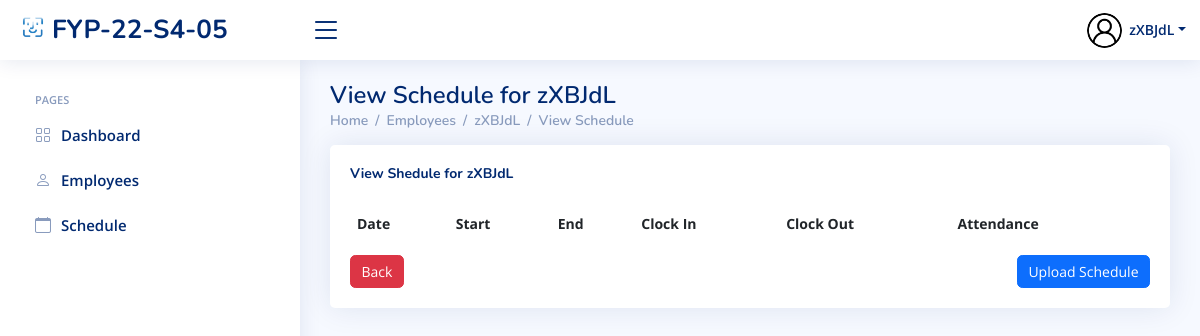
Page /HR/Employee/Schedule/28/ (signed in) on the earlier database version.
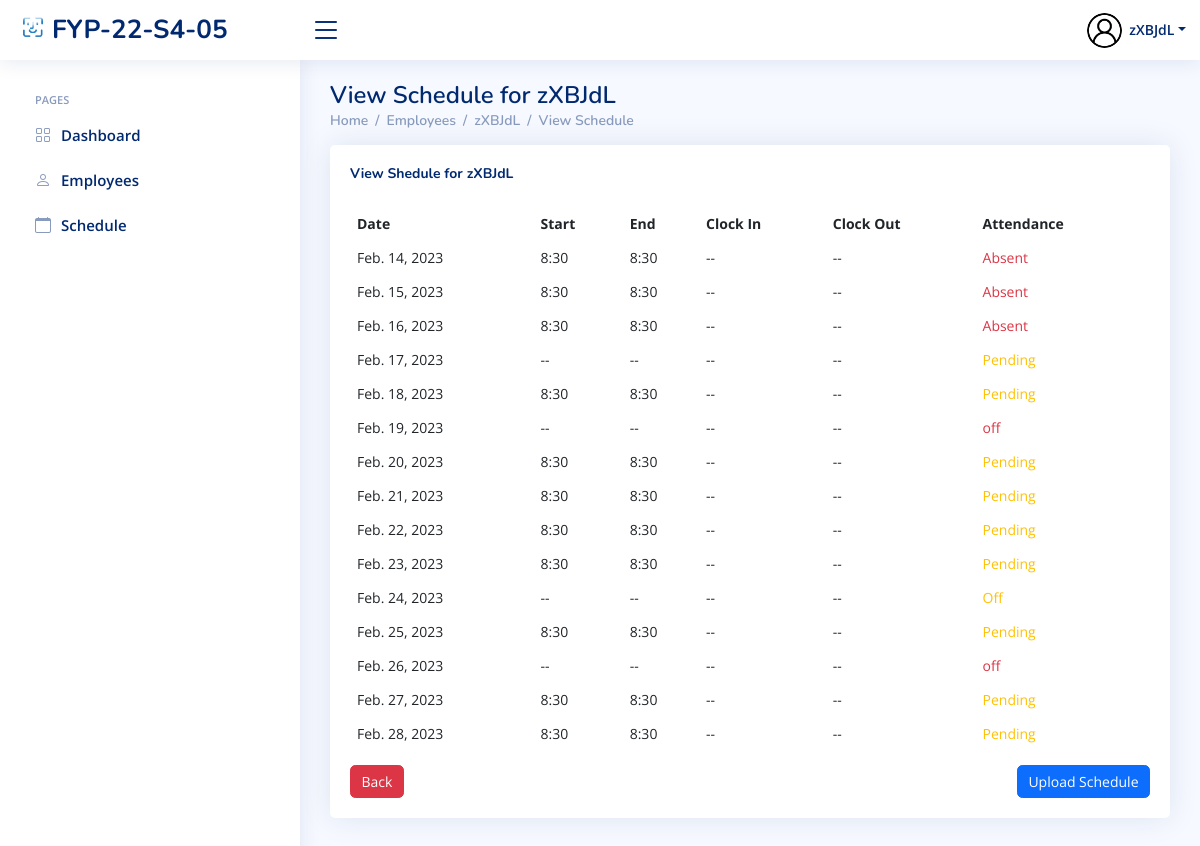
Same page on the later database version.
### index/models.py (models this page shows, shortened)
class Employee(models.Model):
	Employee_ID = models.IntegerField(primary_key=True)
	Full_Name = models.CharField(max_length=100)
	Job_Title = models.CharField(max_length=100)
	Phone_Number = models.CharField(max_length=100)
	salt = models.CharField(max_length=50, null=True)
	Email_Address = models.EmailField()
	Role = models.ForeignKey(Role, on_delete=models.CASCADE)
	Profile_Image = models.ImageField(null=True,blank=True, upload_to='profile_pics/')
	Password = models.CharField(max_length=256)
	Start_Date = models.DateField(auto_now_add=True)

class WorkSchedule(models.Model):
	WorkSchedule_id = models.BigAutoField(primary_key=True)
	Employee = models.ForeignKey(Employee,on_delete=models.CASCADE)
	InTime = models.TimeField(max_length=256, null=True, blank=True)
	OutTime = models.TimeField(max_length=256, null=True, blank=True)
	Mark = models.CharField(max_length=256,null=True)
	StartDate = models.DateField()
	StartTime = models.TimeField(null=True)
	EndTime = models.TimeField(null=True)
	class Meta:
		db_table = 'WorkSchedule'

### index/views/HR.py (the view)
# urls.py: path('HR/Employee/Schedule/<int:Editempid>/', HR.Employee_View_Schedule, name='EmployeeSchedule'),
def Employee_View_Schedule(request, Editempid):
    if 'Employee_ID' in request.session:
        Title = 'Employee Attendance Page'
        currentEmployee = Employee.objects.get(Employee_ID=request.session['Employee_ID'])
        Emp = Employee.objects.get(Employee_ID=Editempid)
        Emp_Atten = WorkSchedule.objects.filter(Employee_id=Editempid).order_by('StartDate')[:60]
        context = {
            'Employee_ID': currentEmployee.Employee_ID,
            'Job_Title': currentEmployee.Job_Title,
            'PFP': currentEmployee.Profile_Image.url,
            'Full_Name': currentEmployee.Full_Name,
            "Emp_id": Emp.Employee_ID,
            'Name': Emp.Full_Name,
            'AttenData': Emp_Atten,
            'title': Title,
        }
        return render(request, 'HR/employees-view-schedule.html', context)

### templates/HR/employees-view-schedule.html (shortened to what this page needs)
{% extends "index/base.html" %}
{% load static %}
{% block content %}
{% include 'HR/HR_base.html'%}
  <main id="main" class="main">
    <div class="pagetitle">
      <h1>View Schedule for {{ Name }}</h1>
      <nav>
        <ol class="breadcrumb">
          <li class="breadcrumb-item"><a href="{% url 'HR_home' %}">Home</a></li>
          <li class="breadcrumb-item "><a href="{% url 'EmployeesPage' %}">Employees</a></li>
          <li class="breadcrumb-item"><a href="{% url 'EmployeesProfile' Emp_id %}">{{ Name }}</a></li>
            <li class="breadcrumb-item active"><a href="{% url 'EmployeeSchedule' Emp_id %}">View Schedule</a></li>
        </ol>
      </nav>
    </div>
    <section class="section">
      <div class="row">
        <div class="col-lg-12">
          <div class="card recent-sales overflow-auto">
            <div class="card-body">
              <div class="col-lg-12 align-items-center justify-content-center card-title">
                <h5 class="float-start"><b>View Shedule for {{ Name }}</b></h5>
                <br>
              </div>
              <table class="table table-borderless  table-hover  datatable">
                <thead>
                  <tr>
                    <th scope="col">Date</th>
                    <th scope="col">Start</th>
                    <th scope="col">End</th>
                    <th scope="col">Clock In</th>
                    <th scope="col">Clock Out</th>
                    <th scope="col">Attendance</th>
                  </tr>
                </thead>
                <tbody id="bodyitem">
                  {% for Atten in AttenData %}
                       <tr onclick="document.location ='{% url 'EmployeeStatus' Emp_id Atten.WorkSchedule_id %}'">
                    <td>{{ Atten.StartDate }}</td>
                    {% if Atten.StartTime is None %}
                    <td >--</td>
                    {% else %}
                    <td>{{ Atten.StartTime|date:"G:i" }}</td>
                    {% endif %}
                    {% if Atten.EndTime is None %}
                    <td>--</td>
                    {% else %}
                    <td>{{ Atten.StartTime|date:"G:i" }}</td>
                    {% endif %}
                    {% if Atten.InTime is None %}
                      <td>--</td>
                    {% endif %}
                    {% if Atten.OutTime is None %}
                      <td >--</td>
                    {% endif %}
                    {% if Atten.Mark in 'Present' %}
                      <td class="text-success">{{ Atten.Mark }}</td>
                      {% elif Atten.Mark in 'Late' %}
                      <td class="text-danger">{{ Atten.Mark }}</td>
                      {% elif Atten.Mark in 'Leave early' %}
                      <td class="text-danger">{{ Atten.Mark }}</td>
                      {% elif Atten.Mark in 'Pending' %}
                      <td class="text-warning">{{ Atten.Mark }}</td>
                      {% elif Atten.Mark in 'Off' %}
                      <td class="text-warning">{{ Atten.Mark }}</td>
                      {% elif Atten.Mark in 'MC' %}
                      <td class="text-warning">{{ Atten.Mark}}</td>
                      {% else %}
                      <td class="text-danger">{{ Atten.Mark }}</td>
                      {% endif %}
                  </tr>
                  {% endfor %}
                </tbody>
              </table>
              <a href="{% url 'EmployeesProfile' Emp_id %}" class="btn btn-danger">Back</a>
                <a href="{% url 'UpdateEmpSchedule' Emp_id %}" class="btn btn-primary float-end">Upload Schedule</a>
            </div>
          </div>
        </div>
      </div>
    </section>
  </main>
{% endblock content %}

### templates/index/base.html (shortened to what this page needs)
{% load static %}
<!DOCTYPE html>
<html lang="en">
<head>
  <link href="{% static 'assets/vendor/bootstrap/css/bootstrap.min.css' %}" rel="stylesheet">
  <link href="{% static 'assets/vendor/bootstrap-icons/bootstrap-icons.css' %}" rel="stylesheet">
  <link href="{% static 'assets/vendor/boxicons/css/boxicons.min.css' %}" rel="stylesheet">
  <link href="{% static 'assets/vendor/quill/quill.snow.css' %}" rel="stylesheet">
  <link href="{% static 'assets/vendor/quill/quill.bubble.css' %}" rel="stylesheet">
  <link href="{% static 'assets/vendor/remixicon/remixicon.css' %}" rel="stylesheet">
  <link href="{% static 'assets/vendor/simple-datatables/style.css' %}" rel="stylesheet">
  <link href="https://cdnjs.cloudflare.com/ajax/libs/font-awesome/6.2.0/css/all.min.css" rel="stylesheet">
  <link href="{% static 'assets/vendor/fullcalender/css/fullcalendar.print.min.css' %}" rel='stylesheet' media='print' />
  <link href="{% static 'assets/vendor/fullcalender/css/fullcalendar.min.css' %}" rel="stylesheet" />
  <link href="{% static 'assets/vendor/semantic/semantic.min.css' %}" rel="stylesheet" />
</head>
<body>
  {% block content %}{% endblock content %}
 <link href="{% static 'assets/css/style.css' %}" rel="stylesheet">
</body>
</html>

### templates/HR/HR_base.html (shortened to what this page needs)
{% load static %}
  <header id="header" class="header fixed-top d-flex align-items-center">
    <div class="d-flex align-items-center justify-content-between">
      <a href="{% url 'HR_home' %}" class="logo d-flex align-items-center">
        <img src="{% static 'assets/img/logo.png' %}" alt="">
        <span class="d-none d-lg-block">FYP-22-S4-05</span>
      </a>
      <i class="bi bi-list toggle-sidebar-btn"></i>
    </div>
    <nav class="header-nav ms-auto">
      <ul class="d-flex align-items-center">
        <li class="nav-item dropdown pe-3">
          <a class="nav-link nav-profile d-flex align-items-center pe-0" href="{% url 'HR_Profile' %}" data-bs-toggle="dropdown">
            <img src="{{ PFP }}" alt="" class="rounded-circle" height="35" width="35">
            <span class="d-none d-md-block dropdown-toggle ps-2">{{ Full_Name }}</span>
          </a>
        </li>
      </ul>
    </nav>
  </header>
  <aside id="sidebar" class="sidebar">
    <ul class="sidebar-nav" id="sidebar-nav">
      <li class="nav-heading">Pages</li>
      <li class="nav-item">
        <a class="nav-link collapsed" href="{%  url 'HR_home' %}">
          <i class="bi bi-grid"></i>
          <span>Dashboard</span>
        </a>
      </li>
      <li class="nav-item">
        <a class="nav-link collapsed" href="{% url 'EmployeesPage' %}">
          <i class="bi bi-person"></i>
          <span>Employees</span>
        </a>
      </li>
      <li class="nav-item">
        <a class="nav-link collapsed" href="{% url 'View_Schedule' %}">
          <i class="bi bi-calendar"></i>
          <span>Schedule</span>
        </a>
      </li>
  </aside>

### static/assets/css/style.css (style rules this page uses)
:root { scroll-behavior: smooth; }
body { font-family: "Open Sans", sans-serif; background: #f6f9ff; color: #444444; }
a { color: #4154f1; text-decoration: none; }
h1, h2, h3, h4, h5, h6 { font-family: "Nunito", sans-serif; }
#main { margin-top: 60px; padding: 20px 30px; transition: all 0.3s; }
.pagetitle { margin-bottom: 10px; }
.pagetitle h1 { font-size: 24px; margin-bottom: 0; font-weight: 600; color: #012970; }
.card { margin-bottom: 30px; border: none; border-radius: 5px; box-shadow: 0px 0 30px rgba(1, 41, 112, 0.1); }
.card-title { padding: 20px 0 15px 0; font-size: 18px; font-weight: 500; color: #012970; font-family: "Poppins", sans-serif; }
.card-body { padding: 0 20px 20px 20px; }
.breadcrumb { font-size: 14px; font-family: "Nunito", sans-serif; color: #899bbd; font-weight: 600; }
.breadcrumb a { color: #899bbd; transition: 0.3s; }
.breadcrumb .breadcrumb-item::before { color: #899bbd; }
.breadcrumb .active { color: #51678f; font-weight: 600; }
.logo { line-height: 1; }
@media (min-width: 1200px) { .logo { width: 280px; } }
.logo img { max-height: 26px; margin-right: 6px; }
.logo span { font-size: 26px; font-weight: 700; color: #012970; font-family: "Nunito", sans-serif; }
.header { transition: all 0.5s; z-index: 997; height: 60px; box-shadow: 0px 2px 20px rgba(1, 41, 112, 0.1); background-color: #fff; padding-left: 20px; }
.header .toggle-sidebar-btn { font-size: 32px; padding-left: 10px; cursor: pointer; color: #012970; }
.header-nav ul { list-style: none; }
.header-nav>ul { margin: 0; padding: 0; }
.header-nav .nav-profile { color: #012970; }
.header-nav .nav-profile img { max-height: 36px; }
.header-nav .nav-profile span { font-size: 14px; font-weight: 600; }
.sidebar { position: fixed; top: 60px; left: 0; bottom: 0; width: 300px; z-index: 996; transition: all 0.3s; padding: 20px; overflow-y: auto; scrollbar-width: thin; scrollbar-color: #aab7cf transparent; box-shadow: 0px 0px 20px rgba(1, 41, 112, 0.1); background-color: #fff; }
@media (min-width: 1200px) { #main, #footer { margin-left: 300px; } }
.sidebar-nav { padding: 0; margin: 0; list-style: none; }
.sidebar-nav li { padding: 0; margin: 0; list-style: none; }
.sidebar-nav .nav-item { margin-bottom: 5px; }
.sidebar-nav .nav-heading { font-size: 11px; text-transform: uppercase; color: #899bbd; font-weight: 600; margin: 10px 0 5px 15px; }
.sidebar-nav .nav-link { display: flex; align-items: center; font-size: 15px; font-weight: 600; color: #4154f1; transition: 0.3; background: #f6f9ff; padding: 10px 15px; border-radius: 4px; }
.sidebar-nav .nav-link i { font-size: 16px; margin-right: 10px; color: #4154f1; }
.sidebar-nav .nav-link.collapsed { color: #012970; background: #fff; }
.sidebar-nav .nav-link.collapsed i { color: #899bbd; }

Differences in the rows shown:
added WorkSchedule: StartDate "Feb. 14, 2023", StartTime "8:30", Mark "Absent"
added WorkSchedule: StartDate "Feb. 15, 2023", StartTime "8:30", Mark "Absent"
added WorkSchedule: StartDate "Feb. 16, 2023", StartTime "8:30", Mark "Absent"
added WorkSchedule: StartDate "Feb. 17, 2023", Mark "Pending"
added WorkSchedule: StartDate "Feb. 18, 2023", StartTime "8:30", Mark "Pending"
added WorkSchedule: StartDate "Feb. 19, 2023", Mark "off"
added WorkSchedule: StartDate "Feb. 20, 2023", StartTime "8:30", Mark "Pending"
added WorkSchedule: StartDate "Feb. 21, 2023", StartTime "8:30", Mark "Pending"
added WorkSchedule: StartDate "Feb. 22, 2023", StartTime "8:30", Mark "Pending"
added WorkSchedule: StartDate "Feb. 23, 2023", StartTime "8:30", Mark "Pending"
added WorkSchedule: StartDate "Feb. 24, 2023", Mark "Off"
added WorkSchedule: StartDate "Feb. 25, 2023", StartTime "8:30", Mark "Pending"
added WorkSchedule: StartDate "Feb. 26, 2023", Mark "off"
added WorkSchedule: StartDate "Feb. 27, 2023", StartTime "8:30", Mark "Pending"
added WorkSchedule: StartDate "Feb. 28, 2023", StartTime "8:30", Mark "Pending"
